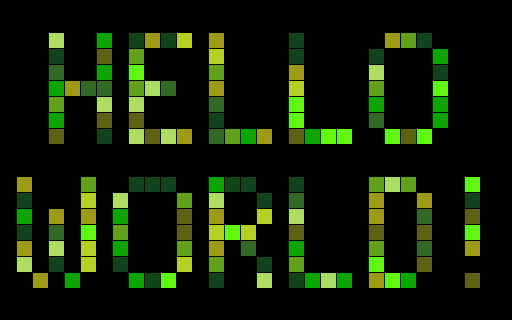

This is a level from a 2D game, rendered from its Tiled map with the project's own tilesets. A one-line summary and the complete map file follow:
An orthogonal 32x20 tile map with 16x16 px tiles, 1 tile layer (Tile Layer 1).

<map version="1.0" tiledversion="1.0.3" orientation="orthogonal" renderorder="right-down" width="32" height="20" tilewidth="16" tileheight="16" nextobjectid="1">
 <tileset firstgid="1" name="Tiles" tilewidth="16" tileheight="16" tilecount="9" columns="0">
  <grid orientation="orthogonal" width="1" height="1" />
  <tile id="0">
   <image width="16" height="16" source="../../../TMX Importer Tiles/sample_0.png" />
  </tile>
  <tile id="1">
   <image width="16" height="16" source="../../../TMX Importer Tiles/sample_1.png" />
  </tile>
  <tile id="2">
   <image width="16" height="16" source="../../../TMX Importer Tiles/sample_2.png" />
  </tile>
  <tile id="3">
   <image width="16" height="16" source="../../../TMX Importer Tiles/sample_3.png" />
  </tile>
  <tile id="4">
   <image width="16" height="16" source="../../../TMX Importer Tiles/sample_4.png" />
  </tile>
  <tile id="5">
   <image width="16" height="16" source="../../../TMX Importer Tiles/sample_5.png" />
  </tile>
  <tile id="6">
   <image width="16" height="16" source="../../../TMX Importer Tiles/sample_6.png" />
  </tile>
  <tile id="7">
   <image width="16" height="16" source="../../../TMX Importer Tiles/sample_7.png" />
  </tile>
  <tile id="8">
   <image width="16" height="16" source="../../../TMX Importer Tiles/sample_8.png" />
  </tile>
 </tileset>
 <layer name="Tile Layer 1" width="32" height="20">
  <data encoding="csv">
0,0,0,0,0,0,0,0,0,0,0,0,0,0,0,0,0,0,0,0,0,0,0,0,0,0,0,0,0,0,0,0,
0,0,0,0,0,0,0,0,0,0,0,0,0,0,0,0,0,0,0,0,0,0,0,0,0,0,0,0,0,0,0,0,
0,0,0,6,0,0,2,0,1,8,1,9,0,8,0,0,0,0,1,0,0,0,0,0,8,5,1,0,0,0,0,0,
0,0,0,1,0,0,7,0,5,0,0,0,0,9,0,0,0,0,1,0,0,0,0,1,0,0,0,2,0,0,0,0,
0,0,0,4,0,0,2,0,3,0,0,0,0,5,0,0,0,0,8,0,0,0,0,6,0,0,0,1,0,0,0,0,
0,0,0,2,8,4,4,0,5,6,4,0,0,8,0,0,0,0,9,0,0,0,0,5,0,0,0,3,0,0,0,0,
0,0,0,5,0,0,6,0,6,0,0,0,0,4,0,0,0,0,3,0,0,0,0,2,0,0,0,2,0,0,0,0,
0,0,0,2,0,0,7,0,7,0,0,0,0,1,0,0,0,0,3,0,0,0,0,4,0,0,0,2,0,0,0,0,
0,0,0,7,0,0,1,0,6,7,6,8,0,4,5,2,8,0,7,2,3,3,0,0,3,7,3,0,0,0,0,0,
0,0,0,0,0,0,0,0,0,0,0,0,0,0,0,0,0,0,0,0,0,0,0,0,0,0,0,0,0,0,0,0,
0,0,0,0,0,0,0,0,0,0,0,0,0,0,0,0,0,0,0,0,0,0,0,0,0,0,0,0,0,0,0,0,
0,8,0,0,0,5,0,0,1,1,1,0,0,2,1,1,0,0,1,0,0,0,0,5,6,5,0,0,0,3,0,0,
0,1,0,0,0,9,0,6,0,0,0,5,0,6,0,0,1,0,4,0,0,0,0,8,0,0,8,0,0,1,0,0,
0,2,0,8,0,8,0,2,0,0,0,7,0,8,0,0,9,0,6,0,0,0,0,8,0,0,4,0,0,7,0,0,
0,1,0,4,0,3,0,5,0,0,0,7,0,9,3,9,0,0,7,0,0,0,0,7,0,0,7,0,0,3,0,0,
0,8,0,6,0,9,0,2,0,0,0,5,0,8,0,4,0,0,2,0,0,0,0,5,0,0,4,0,0,8,0,0,
0,6,0,1,0,9,0,1,0,0,0,9,0,5,0,0,1,0,5,0,0,0,0,3,0,0,7,0,0,0,0,0,
0,0,8,0,2,0,0,0,2,1,3,0,0,1,0,0,6,0,1,2,6,2,0,8,3,2,0,0,0,7,0,0,
0,0,0,0,0,0,0,0,0,0,0,0,0,0,0,0,0,0,0,0,0,0,0,0,0,0,0,0,0,0,0,0,
0,0,0,0,0,0,0,0,0,0,0,0,0,0,0,0,0,0,0,0,0,0,0,0,0,0,0,0,0,0,0,0
</data>
 </layer>
</map>